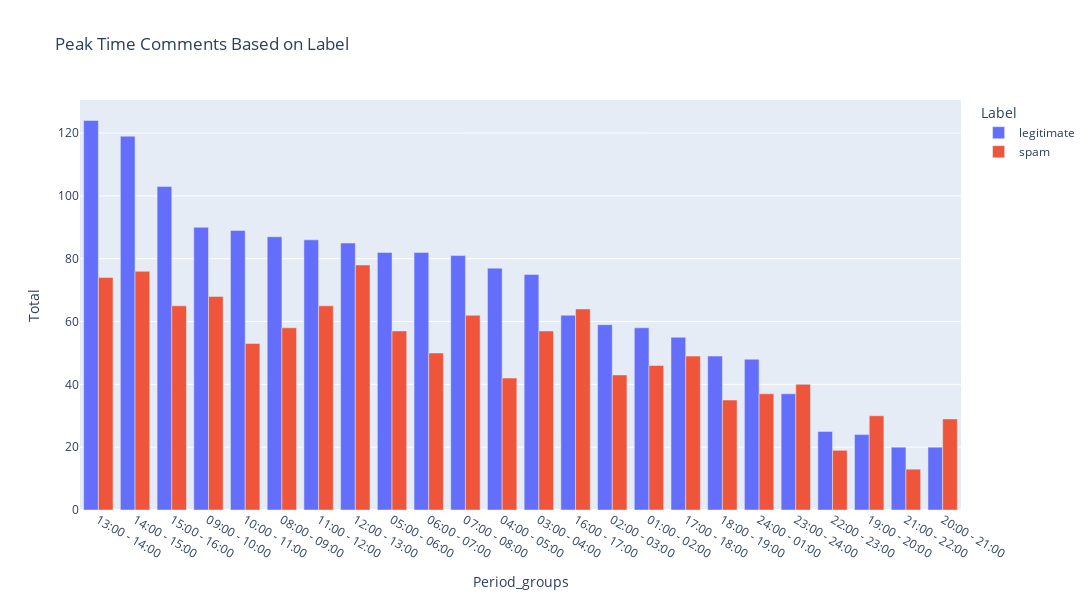

The notebook cell saved with this chart:
### Code cell
from tokenize import group

label_time_group = label_time_group.rename(columns={'counts':'Total'})
fig2 = px.bar(label_time_group, x='Period_groups', y='Total', 
              color='Label', title = 'Peak Time Comments Based on Label', barmode="group", width=1200, height=600)
fig2.show()

### Figure 1 — Plotly figure (JSON) as saved in the notebook; plotly's stock layout.template omitted (floating-point values rounded to 4 significant figures)
{"data": [{"alignmentgroup": "True", "hovertemplate": "Label=legitimate<br>Period_groups=%{x}<br>Total=%{y}<extra></extra>", "legendgroup": "legitimate", "marker": {"color": "#636efa", "pattern": {"shape": ""}}, "name": "legitimate", "offsetgroup": "legitimate", "orientation": "v", "showlegend": true, "textposition": "auto", "type": "bar", "x": ["13:00 - 14:00", "14:00 - 15:00", "15:00 - 16:00", "09:00 - 10:00 ", "10:00 - 11:00 ", "08:00 - 09:00 ", "11:00 - 12:00", "12:00 - 13:00", "05:00 - 06:00 ", "06:00 - 07:00 ", "07:00 - 08:00 ", "04:00 - 05:00", "03:00 - 04:00", "16:00 - 17:00", "02:00 - 03:00 ", "01:00 - 02:00 ", "17:00 - 18:00", "18:00 - 19:00", "24:00 - 01:00", "23:00 - 24:00", "22:00 - 23:00", "19:00 - 20:00", "21:00 - 22:00", "20:00 - 21:00"], "xaxis": "x", "y": [124, 119, 103, 90, 89, 87, 86, 85, 82, 82, 81, 77, 75, 62, 59, 58, 55, 49, 48, 37, 25, 24, 20, 20], "yaxis": "y"}, {"alignmentgroup": "True", "hovertemplate": "Label=spam<br>Period_groups=%{x}<br>Total=%{y}<extra></extra>", "legendgroup": "spam", "marker": {"color": "#EF553B", "pattern": {"shape": ""}}, "name": "spam", "offsetgroup": "spam", "orientation": "v", "showlegend": true, "textposition": "auto", "type": "bar", "x": ["12:00 - 13:00", "14:00 - 15:00", "13:00 - 14:00", "09:00 - 10:00 ", "15:00 - 16:00", "11:00 - 12:00", "16:00 - 17:00", "07:00 - 08:00 ", "08:00 - 09:00 ", "05:00 - 06:00 ", "03:00 - 04:00", "10:00 - 11:00 ", "06:00 - 07:00 ", "17:00 - 18:00", "01:00 - 02:00 ", "02:00 - 03:00 ", "04:00 - 05:00", "23:00 - 24:00", "24:00 - 01:00", "18:00 - 19:00", "19:00 - 20:00", "20:00 - 21:00", "22:00 - 23:00", "21:00 - 22:00"], "xaxis": "x", "y": [78, 76, 74, 68, 65, 65, 64, 62, 58, 57, 57, 53, 50, 49, 46, 43, 42, 40, 37, 35, 30, 29, 19, 13], "yaxis": "y"}], "layout": {"barmode": "group", "height": 600, "legend": {"title": {"text": "Label"}, "tracegroupgap": 0}, "title": {"text": "Peak Time Comments Based on Label"}, "width": 1200, "xaxis": {"anchor": "y", "domain": [0, 1], "title": {"text": "Period_groups"}}, "yaxis": {"anchor": "x", "domain": [0, 1], "title": {"text": "Total"}}}}
